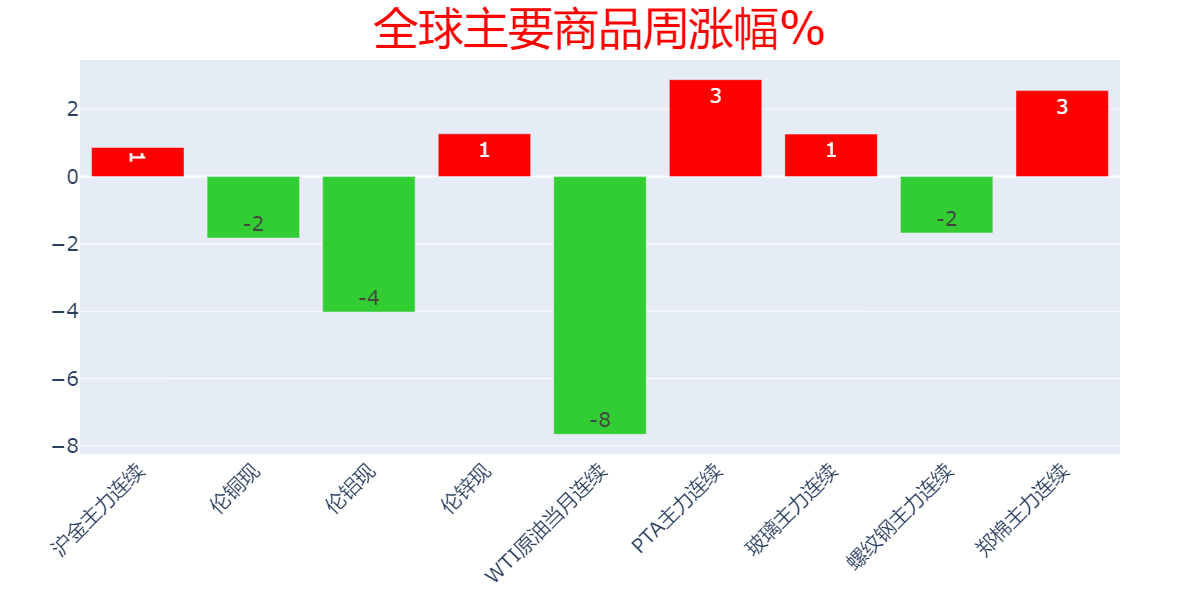

This chart was generated by the following Python code:
# -*- coding: utf-8 -*-

from pyexpat.errors import codes
from EmQuantAPI import *
from datetime import timedelta, datetime
import time as _time
import traceback
from datetime import *
import numpy as np
import pandas as pd
import xlrd
import plotly_express as px

def mainCallback(quantdata):
    """
    mainCallback 是主回调函数，可捕捉如下错误
    在start函数第三个参数位传入，该函数只有一个为c.EmQuantData类型的参数quantdata
    :param quantdata:c.EmQuantData
    :return:
    """
    print ("mainCallback",str(quantdata))
    #登录掉线或者 登陆数达到上线（即登录被踢下线） 这时所有的服务都会停止
    if str(quantdata.ErrorCode) == "10001011" or str(quantdata.ErrorCode) == "10001009":
        print ("Your account is disconnect. You can force login automatically here if you need.")
    #行情登录验证失败（每次连接行情服务器时需要登录验证）或者行情流量验证失败时，会取消所有订阅，用户需根据具体情况处理
    elif str(quantdata.ErrorCode) == "10001021" or str(quantdata.ErrorCode) == "10001022":
        print ("Your all csq subscribe have stopped.")
    #行情服务器断线自动重连连续6次失败（1分钟左右）不过重连尝试还会继续进行直到成功为止，遇到这种情况需要确认两边的网络状况
    elif str(quantdata.ErrorCode) == "10002009":
        print ("Your all csq subscribe have stopped, reconnect 6 times fail.")
    # 行情订阅遇到一些错误(这些错误会导致重连，错误原因通过日志输出，统一转换成EQERR_QUOTE_RECONNECT在这里通知)，正自动重连并重新订阅,可以做个监控
    elif str(quantdata.ErrorCode) == "10002012":
        print ("csq subscribe break on some error, reconnect and request automatically.")
    # 资讯服务器断线自动重连连续6次失败（1分钟左右）不过重连尝试还会继续进行直到成功为止，遇到这种情况需要确认两边的网络状况
    elif str(quantdata.ErrorCode) == "10002014":
        print ("Your all cnq subscribe have stopped, reconnect 6 times fail.")
    # 资讯订阅遇到一些错误(这些错误会导致重连，错误原因通过日志输出，统一转换成EQERR_INFO_RECONNECT在这里通知)，正自动重连并重新订阅,可以做个监控
    elif str(quantdata.ErrorCode) == "10002013":
        print ("cnq subscribe break on some error, reconnect and request automatically.")
    # 资讯登录验证失败（每次连接资讯服务器时需要登录验证）或者资讯流量验证失败时，会取消所有订阅，用户需根据具体情况处理
    elif str(quantdata.ErrorCode) == "10001024" or str(quantdata.ErrorCode) == "10001025":
        print("Your all cnq subscribe have stopped.")
    else:
        pass

def startCallback(message):
    print("[EmQuantAPI Python]", message)
    return 1
def csqCallback(quantdata):
    """
    csqCallback 是csq订阅时提供的回调函数模板。该函数只有一个为c.EmQuantData类型的参数quantdata
    :param quantdata:c.EmQuantData
    :return:
    """
    print ("csqCallback,", str(quantdata))

def cstCallBack(quantdata):
    '''
    cstCallBack 是日内跳价服务提供的回调函数模板
    '''
    for i in range(0, len(quantdata.Codes)):
        length = len(quantdata.Dates)
        for it in quantdata.Data.keys():
            print(it)
            for k in range(0, length):
                for j in range(0, len(quantdata.Indicators)):
                    print(quantdata.Data[it][j * length + k], " ",end = "")
                print()
def cnqCallback(quantdata):
    """
    cnqCallback 是cnq订阅时提供的回调函数模板。该函数只有一个为c.EmQuantData类型的参数quantdata
    :param quantdata:c.EmQuantData
    :return:
    """
    # print ("cnqCallback,", str(quantdata))
    print("cnqCallback,")
    for code in quantdata.Data:
        total = len(quantdata.Data[code])
        for k in range(0, len(quantdata.Data[code])):
            print(quantdata.Data[code][k])

try:
    #调用登录函数（激活后使用，不需要用户名密码）
    loginResult = c.start("ForceLogin=1", '', mainCallback)
    if(loginResult.ErrorCode != 0):
        print("login in fail")
        exit()

    date = datetime.today().strftime("%Y-%m-%d")
    # 指数 涨跌幅
    data=c.css("AU0.SHF,CPRC.LME,ALRC.LME,ZHRC.LME,CL00Y.NYM,TA0.CZC,FG0.CZC,RB0.SHF,CF0.CZC,SR0.CZC","NAME,DIFFERRANGEW","TradeDate="+date+",AdjustFlag=1,Rowindex=none,Ispandas=1")
    data.to_excel(r'C:\xyzy\1lhjr\2clzb\qqsp.xls')

#退出
    data = logoutResult = c.stop()
except Exception as ee:
    print("error >>>",ee)
    traceback.print_exc()
else:
    print("demo end")
    
data = xlrd.open_workbook(r'C:\xyzy\1lhjr\2clzb\qqsp.xls')
table = data.sheets()[0]
x1=[]   
cap1 = table.col_values(3)
for i in range(1,10):
    x1.append(cap1[i].strip("指数"))
y1=[]   
cap2 = table.col_values(4)
for i in range(1,10):
    y1.append(cap2[i])
fig = px.bar(data,x=x1,y=y1,text=y1)
fig.update_traces(texttemplate='%{text:.0f}',textposition='inside',marker=dict(color=np.where(np.array(y1)>0,'red','limegreen'))) 
fig.update_layout(width=1200,height=600,title={'text': "全球主要商品周涨幅%",'y':0.98,'x':0.5,'xanchor': 'center','yanchor': 'top'},title_font_size=45,font_size=20,title_font_color='red',xaxis_tickangle=-45,showlegend=False,xaxis_title=None,yaxis_title=None)
fig.write_image(r'C:\xyzy\1lhjr\2clzb\qqsp.png')
